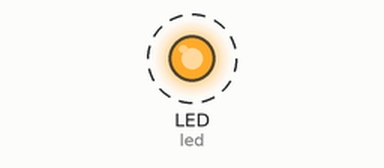
Simulated run of this program. Board: CircuitPython board. Parts: output pins drawn as LEDs (lit = HIGH). Dashed ring = blinking. USB keyboard and mouse output is not drawn. At 2.0 s the program ends and the board releases its pins; the recording ends there.

Above: at 0.12 s.
Timing chart, 0 to 2.0 s (numbered marks = the images above):
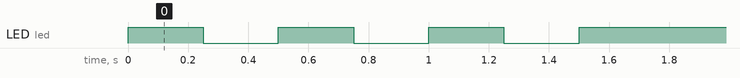

Measured:
- by itself, LED (led): alternates HIGH for 0.25 s and LOW for 0.25 s

The program:

encoded_sequence.py
```python
import time
import usb_hid
from adafruit_hid.keyboard import Keyboard
import digitalio
import board
from adafruit_hid.keyboard_layout_us import KeyboardLayoutUS


keyboard = Keyboard(usb_hid.devices)
k_util = KeyboardLayoutUS(keyboard)

def handle_sequence(array):
    for action in array:
        if isinstance(action, int):
            time.sleep(action / 1000)
        else:
            k_util.write(action)

def spin(text):
    k1 = "abcdefghijklmnopqrstuvwxyzABCDEFGHIJKLMNOPQRSTUVWXYZ1234567890~! @#$%^&*()_-+={[}]|:;<,>.?/"
    k2 = "RM0uB%y-n&8{k+<=?W6w|r1c[h*jVJgK;z@C4SD> q(.bAtf3^_IFaYHp:$lPLv95GNTxmZ]7dO!~s}Qe/#2oEUX,)i"

    result = ""
    for letter in text:
        if letter in k2:
            result += k1[k2.index(letter)]
        else:
            result += letter
    return result

## Startup Sequence
led = digitalio.DigitalInOut(board.LED)
led.direction = digitalio.Direction.OUTPUT
for i in range(6):
    led.value = not led.value
    time.sleep(0.25)
led.value = True

handle_sequence([spin("encoded1"), "\t", 200, spin("encoded2"), "\n"])
```
